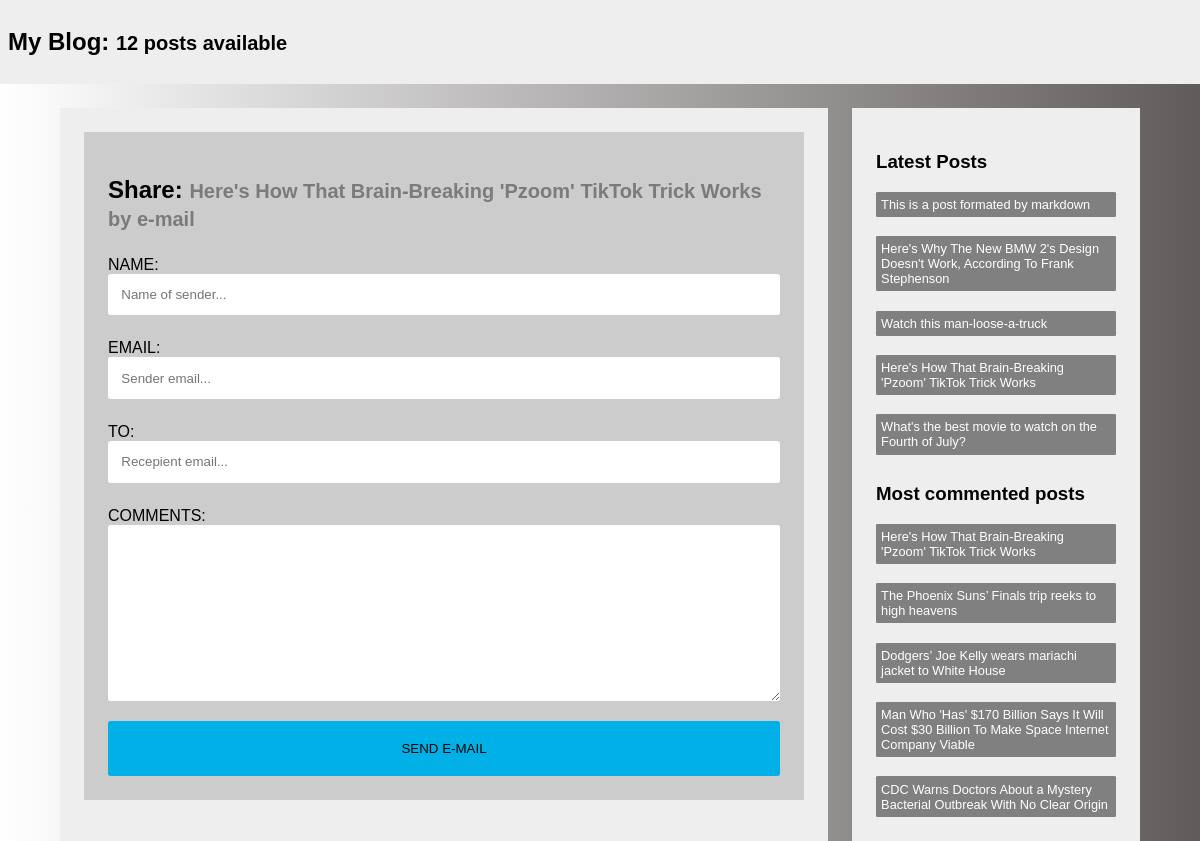
/blog/9/share/, run on the app's committed database.
### blog/models.py (models this page shows, shortened)
class Post(models.Model):
    STATUS_CHOICES = (
        ('draft', 'Draft'), ('published', 'Published'),
    )
    title = models.CharField(max_length=200)
    slug = models.SlugField(max_length=250, unique_for_date='publish') # Publish here refers to the publish field
    author = models.ForeignKey(User,  on_delete=models.CASCADE, related_name='blog_posts')
    body = models.TextField()
    publish = models.DateTimeField(default=timezone.now)
    created = models.DateTimeField(auto_now_add=True) # auto_now_add, updates with time and date at the creation of the record
    updated = models.DateTimeField(auto_now=True) #  Updates whenever Model.save() is called
    status = models.CharField(max_length=10, choices=STATUS_CHOICES, default='draft')
    tags = TaggableManager()
    class Meta:
        ordering = ('-publish',)
    objects = models.Manager() # Ths is the default manager, accessed via Post.objects
    published = PublishedManager() # Post.published
    def get_absolute_url(self):
        return reverse('blog:post_detail', args=[ self.publish.year,
                                                self.publish.month,
                                                self.publish.day,
                                                self.slug ])

### blog/views.py (the view)
# urls.py: path('<int:post_id>/share/', views.post_share, name='post_share'),
def post_share(request, post_id):
    post = get_object_or_404(Post, id=post_id, status='published')
    sent = False
    if request.method == 'POST':
        form = EmailPostForm(request.POST) # Create a form object
        if form.is_valid():
            cd = form.cleaned_data
            post_url = request.build_absolute_uri(post.get_absolute_url())
            subject = f"{cd['name']} reccomends you read blog post: {post.title}"
            message = f"Read {post.title} at {post_url} \n" \
                        f"{cd['name']}'s commented {cd['comments']}"
            '''
            send_mail() function takes several parameters
            > SUBJECT
            > MESSAGE
            > SENDER
            > LIST OF RECEPIENTS
            > fail_silently = bool
            '''
            send_mail(subject, message, "bigballs@admin.com", [cd['to'], ])
            sent = True
    else:
        form = EmailPostForm()
    return render(request, 'blog/post/share.html', {'post':post, 'form':form, 'sent':sent})

### blog/forms.py
class EmailPostForm(forms.Form):
    name =  forms.CharField(max_length=25, widget=forms.TextInput(
                attrs={'placeholder': "Name of sender..."}))
    email = forms.EmailField(widget=forms.TextInput(
                attrs={'placeholder': "Sender email..."}))
    to = forms.EmailField(widget=forms.TextInput(
                attrs={'placeholder': "Recepient email..."}))
    comments = forms.CharField(required=False, widget=forms.Textarea)

### blog/models.py (called while the page is built)
    def get_queryset(self):
        return super(PublishedManager, self).get_queryset().filter(status='published')

### blog/templatetags/blog_tags.py (called while the page is built)
@register.simple_tag # Register the function as a simple tag
def total_posts():
    return Post.published.count()

@register.inclusion_tag('blog/post/latest_posts.html')
def show_latest_posts(count=5):
    latest_posts = Post.published.order_by('-publish')[:count]
    return {
        'latest_posts': latest_posts
    }

@register.simple_tag
def most_commented_post(count = 5):
    return Post.published.annotate(total_comment = Count("comments")).order_by('-total_comment')[:count]

### blog/templates/blog/post/share.html (shortened to what this page needs)
{% extends 'blog/base.html' %}
{% block content %}
    {% if sent %}
    <div class="form-tile">
        <h1>Email successfully sent</h1>
        <p>
            "{{ post.title }}" was successfully sent to {{ form.cleaned_data.to }}.
        </p>
    </div>
    {% else %}
        <div class="form-tile form">
            <h2>Share: <small class="form-small">{{ post.title }} by e-mail</small></h1>
            <form method="post">
                {{ form.as_p }}
                <input type="submit" value= "Send e-mail"/>
            </form>
        </div>
    {% endif %}
{% endblock content %}

### blog/templates/blog/base.html (shortened to what this page needs)
{% load blog_tags %}
{% load static %}
<!DOCTYPE html>
<html>
    <head>
        {% block style %}
            <link rel="stylesheet" href="{% static "css/styles.css" %}">
        {% endblock style %}
    </head>
    <body>
        <header>
            <h2>
                <a class="header-text" href="{% url 'blog:post_list' %}">
                    My Blog: <small> {% total_posts %} posts available</small>
                </a>
            </h2>
        </header>
        <div class="container">
            <div class="content tile">
                {% block content %}
                {% endblock content %}
            </div>
            <div class="sidebar tile">
                {% block sidebar %}
                    {% show_latest_posts %}
                    <h3>Most commented posts</h3>
                    {% most_commented_post as comment_posts %}
                    {% for cpost in comment_posts %}
                        <a href="{{ cpost.get_absolute_url }}" class="sidebar-link">{{ cpost.title }}</a>
                    {% endfor %}
                {% endblock sidebar %}
            </div>
        </div>
    </body>
</html>

### blog/templates/blog/post/latest_posts.html
<h3>Latest Posts</h3>
{% for post in latest_posts %}
    <a href="{{ post.get_absolute_url }}" class="sidebar-link">
        {{ post.title }}
    </a>
{% endfor %}

### blog/static/css/styles.css (style rules this page uses)
:root { box-sizing: border-box; }
body * + * { margin-top: 1.5em; }
body { margin: 0; padding: 0; font-family: Arial Arial, Helvetica, sans-serif; background-color: white; background: rgb(2,0,36); background: linear-gradient(90deg, rgba(2,0,36,1) 0%, rgba(255,255,255,1) 0%, rgba(97,92,92,1) 100%); }
header { color:black; background-color: #eee; padding: 0.5em; font-weight:bold; }
.header-text { color:black; text-decoration: none; }
.container { max-width: 1080px; margin: 0 auto; display: flex; margin-top: 1.5em; }
.tile { background-color: #eee; padding: 1.5em; }
.container > * + * { margin-left: 1.5em; }
.content { flex: 3 }
.sidebar { flex:1; margin-top: 0; }
.form-tile { background-color: rgb(204, 204, 204); padding: 1.5em; }
label { display: block; text-transform: uppercase; margin: 0 }
input, textarea { width: 100%; margin: 0; padding: 1em; border-radius: 0.2em; display: inline-block; border: 0 }
input[type=submit] { text-transform: uppercase; background-color:rgb(0, 176, 230); color: black; padding: 1.5em; display: block; cursor: pointer; border: 0; }
.form-small { color: rgba(71, 70, 70, 0.603); }
.sidebar-link { display: block; text-decoration: none; font-size: 0.8rem; background-color: grey; color:white; padding: 0.4em; border-radius: 0.1em; text-decoration: none; cursor: pointer; }

### data on the page
Post: title "Here's How That Brain-Breaking 'Pzoom' TikTok Trick Works"
Post: title "This is a post formated by markdown"
Post: title "Here's Why The New BMW 2's Design Doesn't Work, According To Frank Stephenson"
Post: title "Watch this man-loose-a-truck"
Post: title "What's the best movie to watch on the Fourth of July?"
Post: title "The Phoenix Suns’ Finals trip reeks to high heavens"
Post: title "Dodgers’ Joe Kelly wears mariachi jacket to White House"
Post: title "Man Who 'Has' $170 Billion Says It Will Cost $30 Billion To Make Space Internet Company Viable"
Post: title "CDC Warns Doctors About a Mystery Bacterial Outbreak With No Clear Origin"
